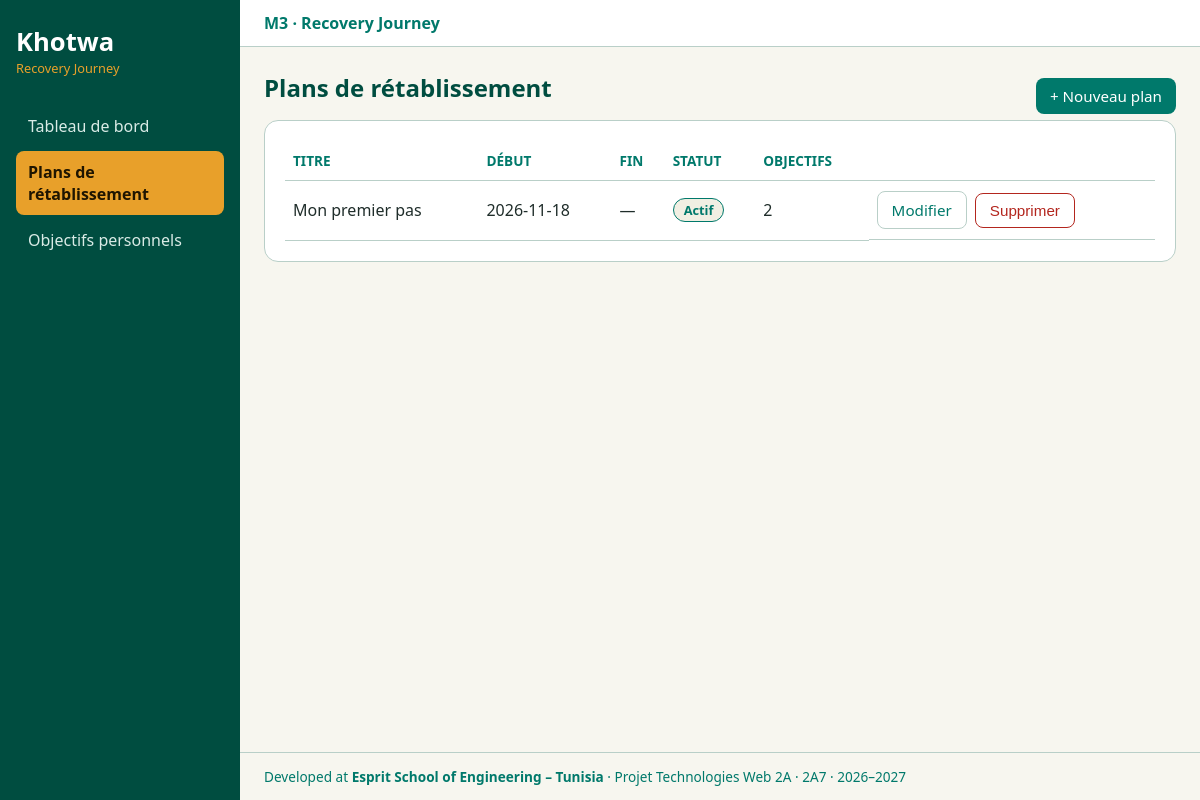
Screenshot of /index.php?page=plans with the database file from the repository.
### tables this page shows
CREATE TABLE IF NOT EXISTS recovery_plan (
  id          INT AUTO_INCREMENT PRIMARY KEY,
  title       VARCHAR(150) NOT NULL,
  description TEXT NULL,
  start_date  DATE NOT NULL,
  end_date    DATE NULL,
  status      ENUM('active','paused','completed') NOT NULL DEFAULT 'active',
  created_at  TIMESTAMP DEFAULT CURRENT_TIMESTAMP
);

### app/Controllers/Controller.php (called while the page is built, shortened)
<?php
abstract class Controller
{
    protected function render(string $view, array $data = [], ?string $scriptsView = null): void
    {
        $content      = $this->capture(__DIR__ . '/../Views/pages/' . $view . '.php', $data);
        require_once __DIR__ . '/../Views/layout.php';
    }
    private function capture(string $file, array $data): string
    {
        extract($data, EXTR_SKIP);
        require $file;
        return (string) ob_get_clean();
    }
}

### app/Controllers/RecoveryPlanController.php (called while the page is built, shortened)
<?php
class RecoveryPlanController extends Controller
{
    public function index(): void
    {
        $this->render('plans', ['plans' => RecoveryPlan::all()]);
    }
}

### index.php (called while the page is built, shortened)
<?php
require __DIR__ . '/app/helpers.php';
$routes = require __DIR__ . '/app/routes.php';
$page = $_GET['page'] ?? 'dashboard';
if (!is_string($page) || !isset($routes[$page])) {
    http_response_code(404);
    [$class, $method] = $routes['404'];
} else {
    [$class, $method] = $routes[$page];
}
(new $class())->$method();

### app/helpers.php (called while the page is built, shortened)
<?php
function e($v): string { return htmlspecialchars((string) $v, ENT_QUOTES, 'UTF-8'); }
function url(string $page, array $params = []): string
{
    return 'index.php?' . http_build_query(['page' => $page] + $params);
}

### app/Models/RecoveryPlan.php (called while the page is built, shortened)
<?php
class RecoveryPlan extends Model
{
    public static function all(): array
    {
        return self::db()->query(
            'SELECT p.*, (SELECT COUNT(*) FROM plan_goal pg WHERE pg.plan_id = p.id) AS goals_count
             FROM recovery_plan p ORDER BY p.created_at DESC, p.id DESC'
        )->fetchAll();
    }
}

### app/Views/pages/plans.php (the view, shortened to what this page needs)
<div class="page-head">
    <h1>Plans de rétablissement</h1>
    <a class="btn" href="<?= url('plan-form') ?>">+ Nouveau plan</a>
</div>
<div class="card">
<?php if (!$plans): ?>
    <p class="muted">Aucun plan enregistré.</p>
<?php else: ?>
    <table>
        <tr><th>Titre</th><th>Début</th><th>Fin</th><th>Statut</th><th>Objectifs</th><th></th></tr>
        <?php foreach ($plans as $p): ?>
            <tr>
                <td><?= e($p['title']) ?></td>
                <td><?= e($p['start_date']) ?></td>
                <td><?= e($p['end_date'] ?? '—') ?></td>
                <td><span class="badge badge-<?= e($p['status']) ?>"><?= e(\App\Models\RecoveryPlan::STATUSES[$p['status']]) ?></span></td>
                <td><?= (int) $p['goals_count'] ?></td>
                <td class="actions">
                    <a class="btn btn-ghost" href="<?= url('plan-form', ['id' => $p['id']]) ?>">Modifier</a>
                    <form method="post" action="<?= url('plan-delete') ?>" data-confirm="Supprimer ce plan ?">
                        <button class="btn btn-danger">Supprimer</button>
                    </form>
                </td>
            </tr>
        <?php endforeach; ?>
    </table>
<?php endif; ?>
</div>

### app/Views/assets/css/main.css (style rules this page uses)
:root { --green: #004d40; --teal: #00796b; --orange: #e8a02a; --cream: #f1efe3; --line: #b9cfc8; --text: #1f2d2a; --danger: #b3261e; --bg: #f7f6ef; --card: #ffffff; }
* { box-sizing: border-box; }
body { margin: 0; font-family: "Segoe UI", Calibri, Arial, sans-serif; background: var(--bg); color: var(--text); }
a { color: var(--teal); }
h1 { color: var(--green); margin: 0 0 16px; }
.card { background: var(--card); border: 1px solid var(--line); border-radius: 14px; padding: 20px; margin-bottom: 20px; }
.page-head { display: flex; justify-content: space-between; align-items: center; }
table { width: 100%; border-collapse: collapse; }
th, td { text-align: left; padding: 10px 8px; border-bottom: 1px solid var(--line); vertical-align: middle; }
th { color: var(--teal); font-size: .85rem; text-transform: uppercase; }
.actions { display: flex; gap: 8px; align-items: center; }
.actions form { margin: 0; }
.btn { display: inline-block; background: var(--teal); color: #fff; border: 0; border-radius: 8px; padding: 8px 14px; cursor: pointer; text-decoration: none; font-size: .95rem; }
.btn-ghost { background: transparent; color: var(--teal); border: 1px solid var(--line); }
.btn-danger { background: transparent; color: var(--danger); border: 1px solid var(--danger); }
.badge { display: inline-block; padding: 2px 10px; border-radius: 999px; background: var(--cream); border: 1px solid var(--line); font-size: .8rem; font-weight: 600; }
.badge-active, .badge-in_progress { border-color: var(--teal); color: var(--teal); }

### rows the page displays
recovery_plan: title "Mon premier pas", start_date "2026-11-18", end_date "—", status "Actif", goals_count "2"
